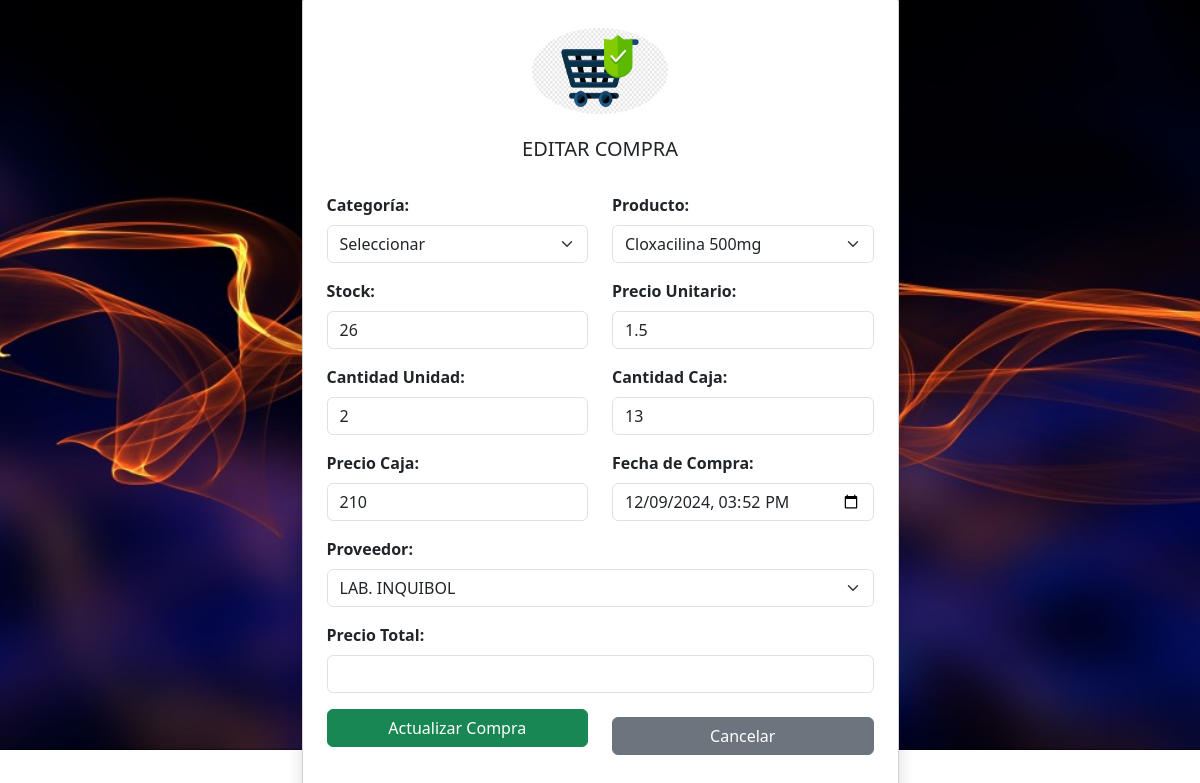
Screenshot of /compras/editar/1 with the database file from the repository.
### tables this page shows
CREATE TABLE compra(
    cod_com INTEGER PRIMARY KEY AUTOINCREMENT,
    id_pro INTEGER NOT NULL, 
    stock INTEGER NOT NULL,
    cantidad_unidad INTEGER NOT NULL,
    cantidad_caja INTEGER NOT NULL,
    precio_caja INTEGER NOT NULL,
    fecha_compra TEXT NOT NULL,
    cod_prov INTEGER NOT NULL,
    FOREIGN KEY (id_pro) REFERENCES producto (id_pro),
    FOREIGN KEY (cod_prov) REFERENCES proveedores (cod_prov)
    );

CREATE TABLE producto (
        id_pro INTEGER PRIMARY KEY,
        cod_pro INTEGER NOT NULL,
        nombre_pro TEXT UNIQUE NOT NULL,
        precio_unitario INTEGER NOT NULL,
        precio_de_venta INTEGER NOT NULL,
        fecha_caducidad TEXT NOT NULL,
        cantidad INTEGER NOT NULL,
        descripcion TEXT NOT NULL,
        cod_cate INTEGER NOT NULL,
        FOREIGN KEY (cod_cate) REFERENCES categoria (cod_cate)
        );

CREATE TABLE proveedores (
        cod_prov INTEGER PRIMARY KEY,
        nombre_prov TEXT NOT NULL,
        telefono_prov INTEGER NOT NULL,
        direccion TEXT NOT NULL
        );

### app.py (the view)
@app.route("/compras/editar/<int:cod_com>")
def editar_compra(cod_com):
    conn=sqlite3.connect("sistema_farmacia.db")
    conn.row_factory=sqlite3.Row
    cursor=conn.cursor()
    cursor.execute('SELECT id_pro, nombre_pro, precio_unitario,cod_cate FROM producto')
    productos = cursor.fetchall()
    cursor.execute('SELECT cod_prov, nombre_prov FROM proveedores')
    proveedores = cursor.fetchall()
    cursor.execute('SELECT cod_cate, nombre_cate,cod_prov FROM categoria')
    categorias = cursor.fetchall()
    cursor.execute("select * from compra where cod_com=?",(cod_com,))
    compra= cursor.fetchone()
    conn.close()
    return render_template("/compras/editar_compra.html",compra=compra,productos=productos,proveedores=proveedores,categorias=categorias)

### templates/compras/editar_compra.html (shortened to what this page needs)
<!doctype html>
<html lang="es">
  <head>
    <link href="https://cdn.jsdelivr.net/npm/bootstrap@5.3.3/dist/css/bootstrap.min.css" rel="stylesheet">
    <link rel="stylesheet" href="{{ url_for('static', filename='css/estilos_registro_usuario.css') }}">
  </head>
  <body>
    <div class="container d-flex justify-content-center align-items-center vh-100">
        <div class="card p-4 shadow container-form">
            <div class="form-header text-center mb-4">
                <img src="/static/imagenes/ventas.png" alt="cliente" class="img-fluid rounded-circle">
                <h5 class="mt-3">EDITAR COMPRA</h5>
            </div>
             <form action="{{ url_for('actualizar_compra') }}" method="POST">
                <div class="row mb-3">
                    <div class="col-md-6">
                        <label for="cod_cate" class="form-label">Categoría:</label>
                        <select id="cod_cate" class="form-select" required onchange="filtrarProductosYProveedores()">
                            <option value="">Seleccionar</option>
                        </select>
                    </div>
                    <div class="col-md-6">
                        <label for="id_pro" class="form-label">Producto:</label>
                        <select id="id_pro" class="form-select" name="id_pro" required onchange="mostrarPrecio1()">
                            {% for producto in productos %}
                            <option value="{{ producto.id_pro }}"{% if producto.id_pro == compra.id_pro %}selected{% endif %} data-categoria="{{ producto.cod_cate }}" data-precio="{{ producto.precio_unitario }}">{{ producto.nombre_pro }}</option>
                            {% endfor %}
                        </select>
                    </div>
                </div>
                <div class="row mb-3">
                    <div class="col-md-6">
                        <label for="stock" class="form-label">Stock:</label>
                        <input type="number" class="form-control" id="stock" name="stock" min="0" value="{{ compra.stock }}" required readonly>
                    </div>
                    <div class="col-md-6">
                        <label for="precio_unitario" class="form-label">Precio Unitario:</label>
                        <input type="number" class="form-control" id="precio_unitario" name="precio_unitario" value="{% for producto in productos %}{% if producto.id_pro == compra.id_pro %}{{ producto.precio_unitario }}{% endif %}{% endfor %}" required readonly>
                    </div>
                </div>
                <div class="row mb-3">
                    <div class="col-md-6">
                        <label for="cantidad_unidad" class="form-label">Cantidad Unidad:</label>
                        <input type="number" class="form-control" id="cantidad_unidad" name="cantidad_unidad" min="0" value="{{ compra.cantidad_unidad }}" required oninput="calcularStockYTotal()">
                    </div>
                    <div class="col-md-6">
                        <label for="cantidad_caja" class="form-label">Cantidad Caja:</label>
                        <input type="number" class="form-control" id="cantidad_caja" name="cantidad_caja" min="0" value="{{ compra.cantidad_caja }}" required oninput="calcularStockYTotal()">
                    </div>
                </div>
                <div class="row mb-3">
                    <div class="col-md-6">
                        <label for="precio_caja" class="form-label">Precio Caja:</label>
                        <input type="number" class="form-control" id="precio_caja" name="precio_caja" min="0" step="0.01" value="{{ compra.precio_caja }}" required oninput="calcularStockYTotal()">
                    </div>
                    <div class="col-md-6">
                        <label for="fecha_compra" class="form-label">Fecha de Compra:</label>
                        <input type="datetime-local" class="form-control" name="fecha_compra" value="{{ compra.fecha_compra }}" required>
                    </div>
                </div>
                <div class="row mb-3">
                    <div class="col-md-12">
                        <label for="cod_prov" class="form-label">Proveedor:</label>
                        <select id="cod_prov" class="form-select" name="cod_prov" required>
                            {% for proveedor in proveedores %}
                            <option value="{{ proveedor.cod_prov }}"{% if proveedor.cod_prov == compra.cod_prov %}selected{% endif %}>{{ proveedor.nombre_prov }}</option>
                            {% endfor %}
                        </select>
                    </div>
                </div>
                <div class="row mb-3">
                    <div class="col-md-12">
                        <label for="precio_total" class="form-label">Precio Total:</label>
                        <input type="number" class="form-control" id="precio_total" name="precio_total" value="{{ precio_total }}" required readonly>
                    </div>
                </div>
                <div class="row mb-3">
                    <div class="col-md-6">
                        <button class="btn btn-success w-100">Actualizar Compra</button>
                    </div>
                    <div class="col-md-6">
                        <a href="/compras" class="btn btn-secondary w-100 mt-2 mb-2">Cancelar</a>
                    </div>
                </div>
            </form>
        </div>
    </div>
  </body>
</html>

### static/css/estilos_registro_usuario.css (style rules this page uses)
body { padding-top: 0px; background-image: url('../imagenes/fondo_login.jpg'); background-size: cover; background-repeat: no-repeat; background-position: center; height:750px; color:#ffffff; }
.img-fluid { border: 2px solid #ffffff; padding: 5px; background-color: #ffffff; border-radius: 5%; }
.container-form { max-width: 900px; }
.form-label { font-weight: bold; }
.form-header { text-align: center; margin-bottom: 20px; }
.form-header img { width: 150px; height: 100px; }
.form-header h5 { margin-top: 15px; }

### rows the page displays
compra: id_pro "Cloxacilina 500mg", stock "26", cantidad_unidad "2", cantidad_caja "13", precio_caja "210", fecha_compra "12/09/2024 15:52", cod_prov "LAB. INQUIBOL"
producto: precio_unitario "1.5"
